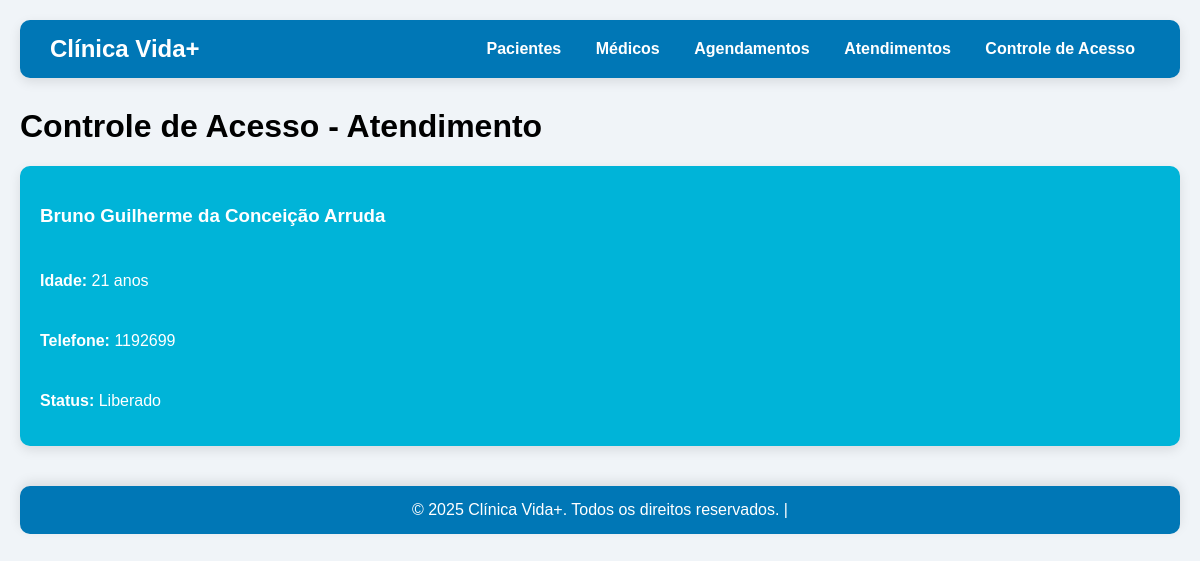
Page /controle_acesso on the committed database.
### app.py (models this page shows)
class Paciente(db.Model):
    id = db.Column(db.Integer, primary_key=True)
    nome = db.Column(db.String(100), nullable=False)
    idade = db.Column(db.Integer, nullable=False)
    telefone = db.Column(db.String(20), nullable=False)
    rg = db.Column(db.String(20))
    cpf = db.Column(db.String(20))
    pagamentos_em_dia = db.Column(db.Boolean, default=True)
    atendimentos = db.relationship('Atendimento', backref='paciente', lazy=True, cascade="all, delete")
    agendamentos = db.relationship('Agendamento', backref='paciente', lazy=True, cascade="all, delete")
    pagamentos = db.relationship('Pagamento', backref='paciente', lazy=True, cascade="all, delete")

### app.py (the view)
@app.route('/controle_acesso', methods=['GET', 'POST'])
def controle_acesso():
    pacientes = Paciente.query.all()
    medicos = Medico.query.filter_by(disponivel=True).all()  # só médicos disponíveis
    resultados = []
    for paciente in pacientes:
        pode_ser_atendido = True
        motivos = []
        agendamento = Agendamento.query.filter_by(paciente_id=paciente.id).first()
        if not agendamento:
            pode_ser_atendido = False
            motivos.append("Sem agendamento marcado")
        if not paciente.rg or not paciente.cpf:
            pode_ser_atendido = False
            motivos.append("Documentos incompletos")
        if not paciente.pagamentos_em_dia:
            pode_ser_atendido = False
            motivos.append("Pagamentos pendentes")
        if not medicos:
            pode_ser_atendido = False
            motivos.append("Nenhum médico disponível")
        resultados.append({
            'paciente': paciente,
            'pode_ser_atendido': pode_ser_atendido,
            'motivos': motivos
        })
    return render_template('controle_acesso.html', resultados=resultados)

### templates/controle_acesso.html (shortened to what this page needs)
{% extends "base.html" %}
{% block content %}
<h1>Controle de Acesso - Atendimento</h1>
<div class="cards-container" style="gap:20px; flex-wrap:wrap;">
    {% for r in resultados %}
    <div class="card paciente-card" style="flex:1 1 300px; background-color: {% if r.pode_ser_atendido %}#00b4d8{% else %}#f94144{% endif %}; color:white;">
        <h3>{{ r.paciente.nome }}</h3>
        <p><strong>Idade:</strong> {{ r.paciente.idade }} anos</p>
        <p><strong>Telefone:</strong> {{ r.paciente.telefone }}</p>
        <p><strong>Status:</strong> {% if r.pode_ser_atendido %}Liberado{% else %}Bloqueado{% endif %}</p>
    </div>
    {% endfor %}
</div>
{% endblock %}

### static/style.css (style rules this page uses)
body { font-family: Arial, sans-serif; background-color: #f0f4f8; margin: 0; padding: 20px; }
.card { background-color: white; border-radius: 10px; padding: 20px; box-shadow: 0 4px 12px rgba(0,0,0,0.1); transition: transform 0.3s, box-shadow 0.3s; display: flex; flex-direction: column; gap: 10px; }
.cards-container { display: flex; flex-wrap: wrap; gap: 20px; }
.pacientes-container, .cards-container, .historico-container { display: flex; flex-wrap: wrap; gap: 20px; }

### rows in the picture
Paciente: paciente.nome "Bruno Guilherme da Conceição Arruda", paciente.idade "21", paciente.telefone "1192699"
